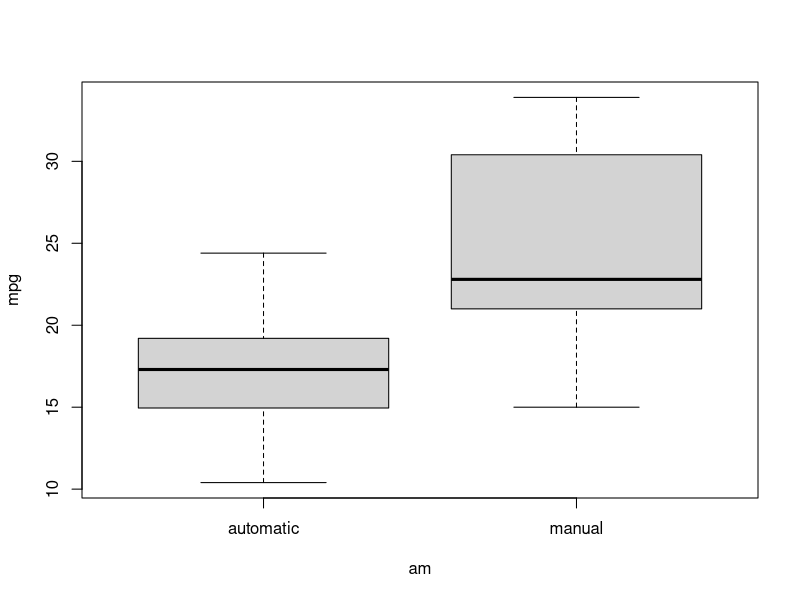
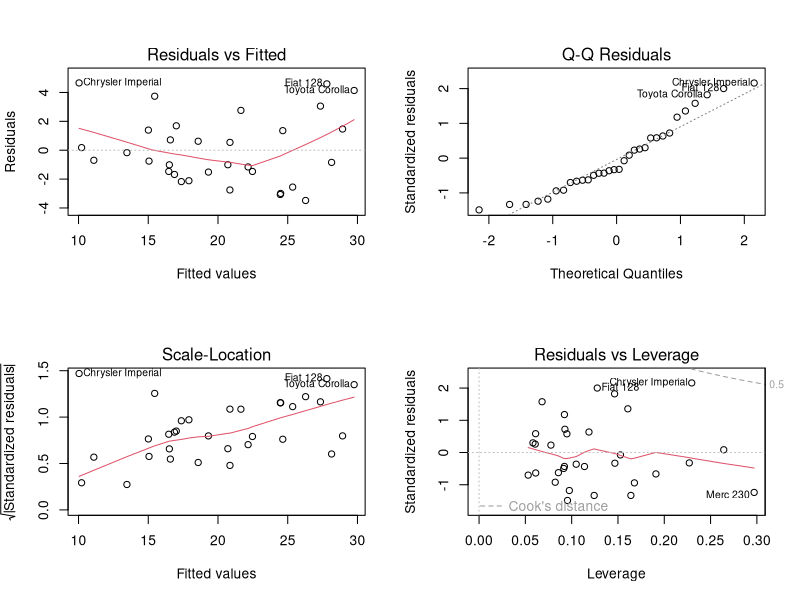
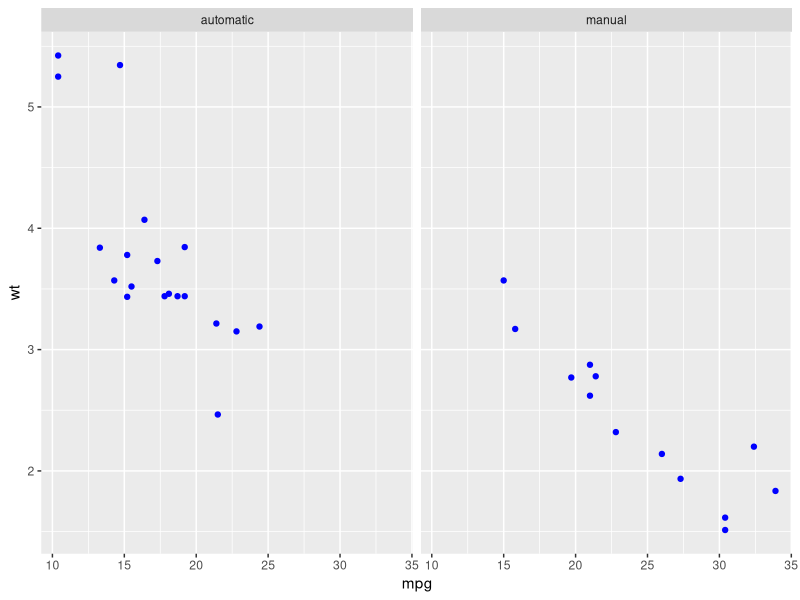
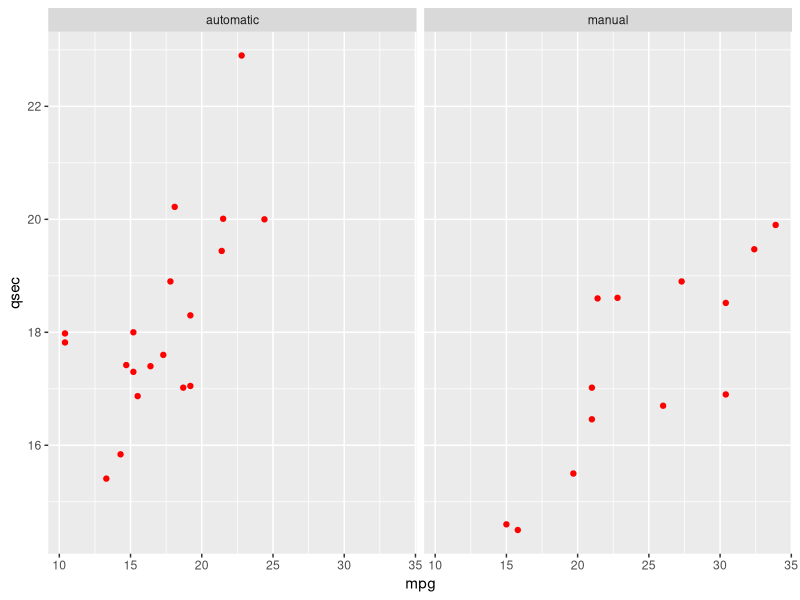

These charts were generated, in order, by the following R code:
## ---- chunk 1
data(mtcars)
mtcars$am <- ifelse(mtcars$am == 1, c("manual"), c("automatic"))
mtcars$am <- as.factor(mtcars$am)
## ---- chunk 2
t.test(mpg~am, data=mtcars)
## ---- chunk 3
t.test(wt~am, data=mtcars)
## ---- chunk 4
Allin <- lm(mpg ~ ., data=mtcars)
summary(Allin)
library(car)
vif(Allin)
## ---- chunk 5
Model1 <- step(Allin, k=log(nrow(mtcars)))
## ---- chunk 6
fit1 <- lm(mpg ~ wt, data = mtcars)
fit2 <- update(fit1, mpg ~ wt + qsec)
fit3 <- update(fit2, mpg ~ wt + qsec + am)
anova(fit1, fit2, fit3)
## ---- chunk 7
summary(Model1)
## ---- chunk 8
vif(Model1)
mean(Model1$residuals)
## ---- chunk 9
boxplot(mpg~am, data=mtcars)
## ---- chunk 10
par(mfrow=c(2,2)); plot(Model1)
## ---- chunk 11
library(ggplot2)
g <- ggplot(mtcars, aes(mpg, wt))
g + geom_point(colour="blue") + facet_grid(.~am)
## ---- chunk 12
h <- ggplot(mtcars, aes(mpg, qsec))
h + geom_point(colour="red") + facet_grid(.~am)
